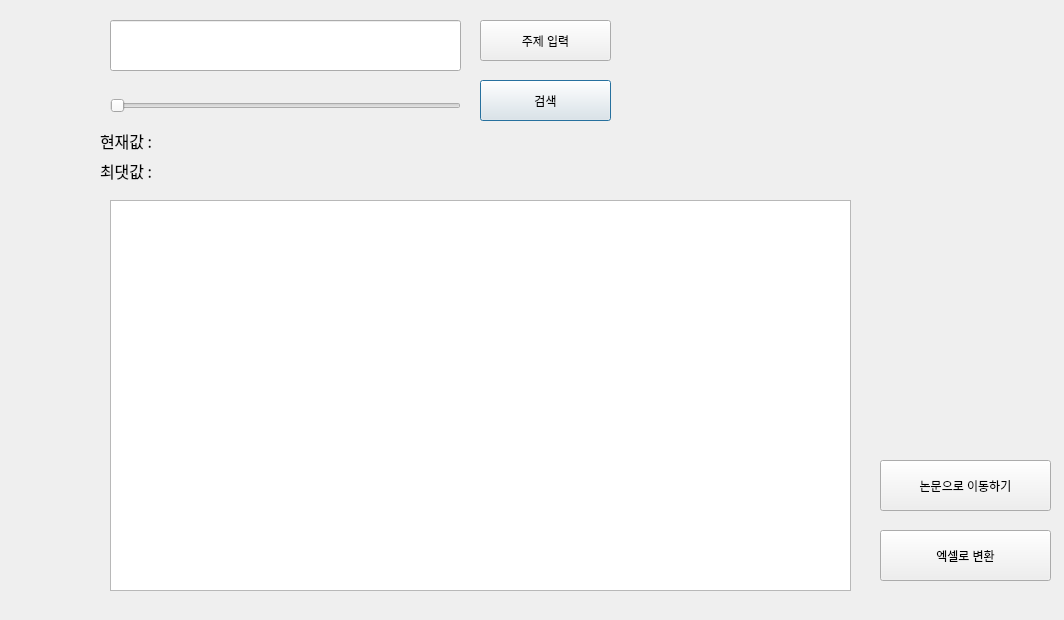
<?xml version="1.0" encoding="UTF-8"?>
<ui version="4.0">
 <class>Search_thesis</class>
 <widget class="QDialog" name="Search_thesis">
  <property name="geometry">
   <rect>
    <x>0</x>
    <y>0</y>
    <width>1064</width>
    <height>620</height>
   </rect>
  </property>
  <property name="windowTitle">
   <string>Search_thesis</string>
  </property>
  <property name="windowIcon">
   <iconset>
    <normaloff>icon.jpg</normaloff>icon.jpg</iconset>
  </property>
  <widget class="QPushButton" name="search_button">
   <property name="geometry">
    <rect>
     <x>480</x>
     <y>80</y>
     <width>131</width>
     <height>41</height>
    </rect>
   </property>
   <property name="text">
    <string>검색</string>
   </property>
  </widget>
  <widget class="QLineEdit" name="input_line">
   <property name="geometry">
    <rect>
     <x>110</x>
     <y>20</y>
     <width>351</width>
     <height>51</height>
    </rect>
   </property>
   <property name="font">
    <font>
     <family>맑은 고딕</family>
     <pointsize>14</pointsize>
    </font>
   </property>
  </widget>
  <widget class="QPushButton" name="excel_button">
   <property name="geometry">
    <rect>
     <x>880</x>
     <y>530</y>
     <width>171</width>
     <height>51</height>
    </rect>
   </property>
   <property name="text">
    <string>엑셀로 변환</string>
   </property>
  </widget>
  <widget class="QPushButton" name="move_button">
   <property name="geometry">
    <rect>
     <x>880</x>
     <y>460</y>
     <width>171</width>
     <height>51</height>
    </rect>
   </property>
   <property name="text">
    <string>논문으로 이동하기</string>
   </property>
  </widget>
  <widget class="QListWidget" name="output_list">
   <property name="geometry">
    <rect>
     <x>110</x>
     <y>200</y>
     <width>741</width>
     <height>391</height>
    </rect>
   </property>
   <property name="font">
    <font>
     <pointsize>12</pointsize>
    </font>
   </property>
  </widget>
  <widget class="QSlider" name="slider">
   <property name="geometry">
    <rect>
     <x>110</x>
     <y>90</y>
     <width>351</width>
     <height>31</height>
    </rect>
   </property>
   <property name="maximum">
    <number>100</number>
   </property>
   <property name="orientation">
    <enum>Qt::Horizontal</enum>
   </property>
   <property name="tickPosition">
    <enum>QSlider::NoTicks</enum>
   </property>
  </widget>
  <widget class="QPushButton" name="input_botton">
   <property name="geometry">
    <rect>
     <x>480</x>
     <y>20</y>
     <width>131</width>
     <height>41</height>
    </rect>
   </property>
   <property name="text">
    <string>주제 입력</string>
   </property>
  </widget>
  <widget class="QLabel" name="recent_label">
   <property name="geometry">
    <rect>
     <x>100</x>
     <y>130</y>
     <width>751</width>
     <height>21</height>
    </rect>
   </property>
   <property name="font">
    <font>
     <family>맑은 고딕</family>
     <pointsize>12</pointsize>
    </font>
   </property>
   <property name="text">
    <string>현재값 : </string>
   </property>
  </widget>
  <widget class="QLabel" name="max_label">
   <property name="geometry">
    <rect>
     <x>100</x>
     <y>160</y>
     <width>751</width>
     <height>21</height>
    </rect>
   </property>
   <property name="font">
    <font>
     <family>맑은 고딕</family>
     <pointsize>12</pointsize>
    </font>
   </property>
   <property name="text">
    <string>최댓값 : </string>
   </property>
  </widget>
 </widget>
 <resources/>
 <connections>
  <connection>
   <sender>search_button</sender>
   <signal>clicked()</signal>
   <receiver>Search_thesis</receiver>
   <slot>research()</slot>
   <hints>
    <hint type="sourcelabel">
     <x>610</x>
     <y>96</y>
    </hint>
    <hint type="destinationlabel">
     <x>775</x>
     <y>173</y>
    </hint>
   </hints>
  </connection>
  <connection>
   <sender>excel_button</sender>
   <signal>clicked()</signal>
   <receiver>Search_thesis</receiver>
   <slot>making_excel()</slot>
   <hints>
    <hint type="sourcelabel">
     <x>1003</x>
     <y>537</y>
    </hint>
    <hint type="destinationlabel">
     <x>976</x>
     <y>598</y>
    </hint>
   </hints>
  </connection>
  <connection>
   <sender>move_button</sender>
   <signal>clicked()</signal>
   <receiver>Search_thesis</receiver>
   <slot>join_link()</slot>
   <hints>
    <hint type="sourcelabel">
     <x>1041</x>
     <y>484</y>
    </hint>
    <hint type="destinationlabel">
     <x>938</x>
     <y>442</y>
    </hint>
   </hints>
  </connection>
  <connection>
   <sender>input_botton</sender>
   <signal>clicked()</signal>
   <receiver>Search_thesis</receiver>
   <slot>get_subject()</slot>
   <hints>
    <hint type="sourcelabel">
     <x>528</x>
     <y>32</y>
    </hint>
    <hint type="destinationlabel">
     <x>474</x>
     <y>66</y>
    </hint>
   </hints>
  </connection>
  <connection>
   <sender>slider</sender>
   <signal>valueChanged(int)</signal>
   <receiver>Search_thesis</receiver>
   <slot>recent_signal()</slot>
   <hints>
    <hint type="sourcelabel">
     <x>345</x>
     <y>106</y>
    </hint>
    <hint type="destinationlabel">
     <x>186</x>
     <y>117</y>
    </hint>
   </hints>
  </connection>
  <connection>
   <sender>output_list</sender>
   <signal>itemClicked(QListWidgetItem*)</signal>
   <receiver>Search_thesis</receiver>
   <slot>selected_box()</slot>
   <hints>
    <hint type="sourcelabel">
     <x>558</x>
     <y>337</y>
    </hint>
    <hint type="destinationlabel">
     <x>920</x>
     <y>180</y>
    </hint>
   </hints>
  </connection>
 </connections>
 <slots>
  <slot>research()</slot>
  <slot>making_excel()</slot>
  <slot>join_link()</slot>
  <slot>get_subject()</slot>
  <slot>recent_signal()</slot>
  <slot>selected_box()</slot>
 </slots>
</ui>
